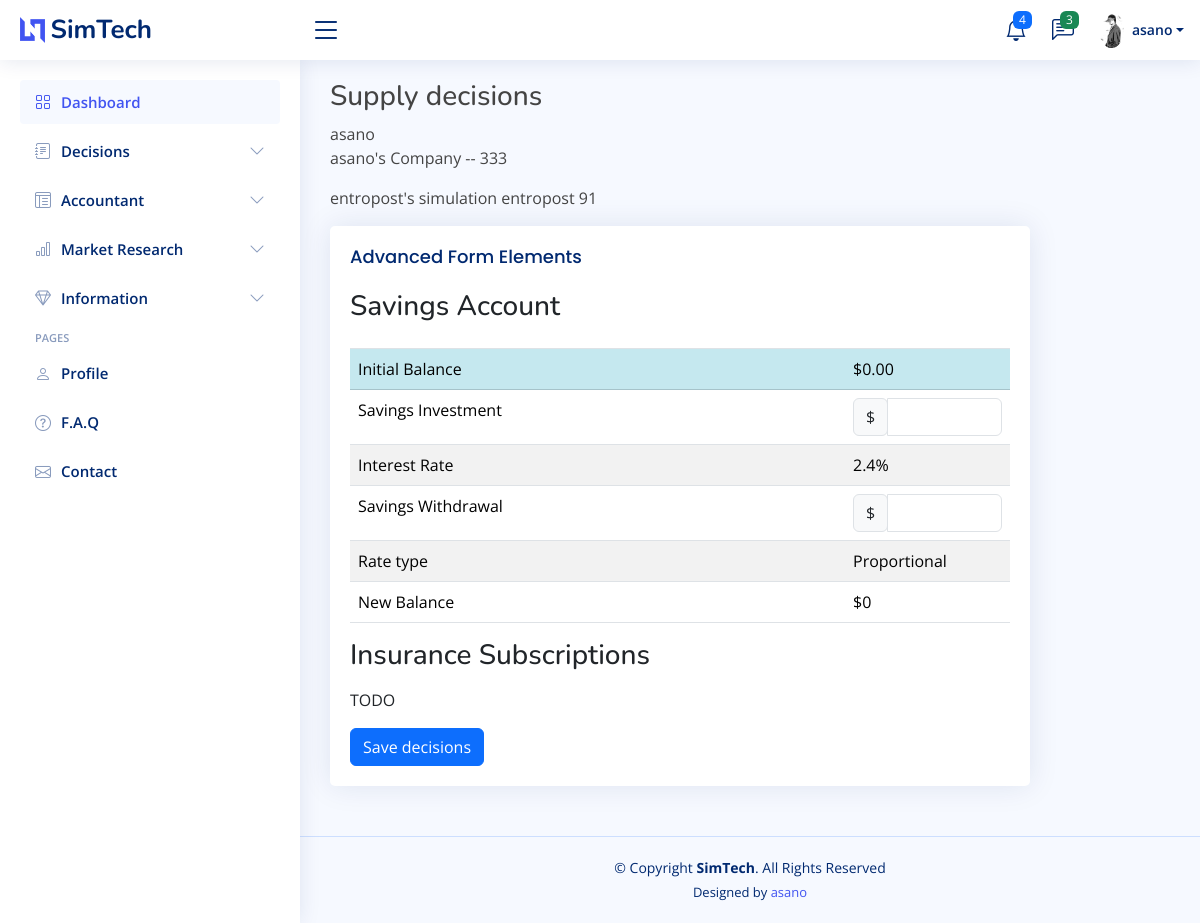
Page /play/session/3/decisions/adminFin (signed in) on the committed database.
### simGame/models.py (models this page shows)
class Company(models.Model):
    simgame = models.ForeignKey(simGame, on_delete = models.RESTRICT)
    owner = models.ForeignKey(User, on_delete = models.RESTRICT, null = True)
    month = models.IntegerField()
    name = models.CharField(max_length=100)
    priceP1 = models.DecimalField(max_digits=8, decimal_places=2, null = True, blank = True)
    priceP2 = models.DecimalField(max_digits=8, decimal_places=2, null = True, blank = True)
    priceP3 = models.DecimalField(max_digits=8, decimal_places=2, null = True, blank = True)
    pubBrand = models.DecimalField(max_digits=8, decimal_places=2, null = True, blank = True)
    pubP1 = models.DecimalField(max_digits=8, decimal_places=2, null = True, blank = True)
    pubP2 = models.DecimalField(max_digits=8, decimal_places=2, null = True, blank = True)
    pubP3 = models.DecimalField(max_digits=8, decimal_places=2, null = True, blank = True)
    payDelP1 = models.IntegerField(null = True, blank = True)
    payDelP2 = models.IntegerField(null = True, blank = True)
    payDelP3 = models.IntegerField(null = True, blank = True)
    prodOrderP1 = models.IntegerField(null = True, blank = True)
    prodOrderP2 = models.IntegerField(null = True, blank = True)
    prodOrderP3 = models.IntegerField(null = True, blank = True)
    acqMoul = models.IntegerField(null = True, blank = True)
    acqFin = models.IntegerField(null = True, blank = True)
    cesMoul = models.IntegerField(null = True, blank = True)
    cesFin = models.IntegerField(null = True, blank = True)
    newLeasingMoul = models.IntegerField(null = True, blank = True)
    newLeasingFin = models.IntegerField(null = True, blank = True)
    comWood1 = models.DecimalField(max_digits=8, decimal_places=2, null = True, blank = True)
    comWood2 = models.DecimalField(max_digits=8, decimal_places=2, null = True, blank = True)
    comWood3 = models.DecimalField(max_digits=8, decimal_places=2, null = True, blank = True)
    comPlastic1 = models.DecimalField(max_digits=8, decimal_places=2, null = True, blank = True)
    comPlastic2 = models.DecimalField(max_digits=8, decimal_places=2, null = True, blank = True)
    comPlastic3 = models.DecimalField(max_digits=8, decimal_places=2, null = True, blank = True)
    commercialRepHirings = models.IntegerField(null = True, blank = True)
    commercialRepDismissals = models.IntegerField(null = True, blank = True)
    commercialRepBaseSalary = models.DecimalField(max_digits=8, decimal_places=2, null = True, blank = True)
    commercialRepCommisions = models.DecimalField(max_digits=4, decimal_places=2, null = True, blank = True)
    productionDirHirings = models.IntegerField(null = True, blank = True)
    productionDirDismissals = models.IntegerField(null = True, blank = True)
    productionDirBaseSalary = models.DecimalField(max_digits=8, decimal_places=2, null = True, blank = True)
    productionExecHirings = models.IntegerField(null = True, blank = True)
    productionExecDismissals = models.IntegerField(null = True, blank = True)
    productionExecBaseSalary = models.DecimalField(max_digits=8, decimal_places=2, null = True, blank = True)
    productionEmpHirings = models.IntegerField(null = True, blank = True)
    productionEmpDismissals = models.IntegerField(null = True, blank = True)
    productionEmpBaseSalary = models.DecimalField(max_digits=8, decimal_places=2, null = True, blank = True)
    supplyDirHirings = models.IntegerField(null = True, blank = True)
    supplyDirDismissals = models.IntegerField(null = True, blank = True)
    supplyDirBaseSalary = models.DecimalField(max_digits=8, decimal_places=2, null = True, blank = True)
    supplyExecHirings = models.IntegerField(null = True, blank = True)
    supplyExecDismissals = models.IntegerField(null = True, blank = True)
    supplyExecBaseSalary = models.DecimalField(max_digits=8, decimal_places=2, null = True, blank = True)
    supplyEmpHirings = models.IntegerField(null = True, blank = True)
    supplyEmpDismissals = models.IntegerField(null = True, blank = True)
    supplyEmpBaseSalary = models.DecimalField(max_digits=8, decimal_places=2, null = True, blank = True)
    administrationDirHirings = models.IntegerField(null = True, blank = True)
    administrationDirDismissals = models.IntegerField(null = True, blank = True)
    administrationDirBaseSalary = models.DecimalField(max_digits=8, decimal_places=2, null = True, blank = True)
    administrationExecHirings = models.IntegerField(null = True, blank = True)
    administrationExecDimissals = models.IntegerField(null = True, blank = True)
    administrationExecBaseSalary = models.IntegerField(null = True, blank = True)
    administrationEmpHirings = models.IntegerField(null = True, blank = True)
    administrationEmpDismissals = models.IntegerField(null = True, blank = True)
    administrationEmpBaseSalary = models.DecimalField(max_digits=8, decimal_places=2, null = True, blank = True)
    savingsInvestment = models.DecimalField(max_digits=10, decimal_places=2, null = True, blank = True)
    savingsWithdrawal = models.DecimalField(max_digits=10, decimal_places=2, null = True, blank = True)
    insuranceSubscription = models.BooleanField(null = True, blank = True)
    scoreQAP1 = models.DecimalField(max_digits=5, decimal_places=2, null = True, blank = True)
    scoreQAP2 = models.DecimalField(max_digits=5, decimal_places=2, null = True, blank = True)
    scoreQAP3 = models.DecimalField(max_digits=5, decimal_places=2, null = True, blank = True)
    scoreQPP1 = models.DecimalField(max_digits=5, decimal_places=2, null = True, blank = True)
    scoreQPP2 = models.DecimalField(max_digits=5, decimal_places=2, null = True, blank = True)
    scoreQPP3 = models.DecimalField(max_digits=5, decimal_places=2, null = True, blank = True)
    scoreSatP1 = models.DecimalField(max_digits=5, decimal_places=2, null = True, blank = True)
    scoreSatP2 = models.DecimalField(max_digits=5, decimal_places=2, null = True, blank = True)
    scoreSatP3 = models.DecimalField(max_digits=5, decimal_places=2, null = True, blank = True)
    scorePubBrandP1 = models.DecimalField(max_digits=5, decimal_places=2, null = True, blank = True)
    scorePubBrandP2 = models.DecimalField(max_digits=5, decimal_places=2, null = True, blank = True)
    scorePubBrandP3 = models.DecimalField(max_digits=5, decimal_places=2, null = True, blank = True)
    scorePubP1 = models.DecimalField(max_digits=5, decimal_places=2, null = True, blank = True)
    scorePubP2 = models.DecimalField(max_digits=5, decimal_places=2, null = True, blank = True)
    scorePubP3 = models.DecimalField(max_digits=5, decimal_places=2, null = True, blank = True)
    scorePayDelP1 = models.DecimalField(max_digits=5, decimal_places=2, null = True, blank = True)
    scorePayDelP2 = models.DecimalField(max_digits=5, decimal_places=2, null = True, blank = True)
    scorePayDelP3 = models.DecimalField(max_digits=5, decimal_places=2, null = True, blank = True)
    scoreSellingForceP1 = models.DecimalField(max_digits=5, decimal_places=2, null = True, blank = True)
    scoreSellingForceP2 = models.DecimalField(max_digits=5, decimal_places=2, null = True, blank = True)
    scoreSellingForceP3 = models.DecimalField(max_digits=5, decimal_places=2, null = True, blank = True)
    salesP1 = models.IntegerField(null = True, blank = True)
    salesP2 = models.IntegerField(null = True, blank = True)
    salesP3 =  models.IntegerField(null = True, blank = True)
    salesGlob = models.IntegerField(null = True, blank = True)
    revenueP1 = models.DecimalField(max_digits=12, decimal_places=2, null = True, blank = True)
    revenueP2 = models.DecimalField(max_digits=12, decimal_places=2, null = True, blank = True)
    revenueP3 = models.DecimalField(max_digits=12, decimal_places=2, null = True, blank = True)
    revenueGlob = models.DecimalField(max_digits=12, decimal_places=2, null = True, blank = True)
    decisionsSaved = models.BooleanField(default=False)
    is_simulated = models.BooleanField(default=False)
    created_at = models.DateTimeField(auto_now_add=True)
    updated_at = models.DateTimeField(auto_now=True)
    revenueVariations = models.DecimalField(max_digits=5, decimal_places=2, null=True, blank=True)
    salesVariations = models.DecimalField(max_digits=5, decimal_places=2, null=True, blank=True)
    marketPartP1 = models.DecimalField(max_digits=5, decimal_places=2, null=True, blank=True)
    marketPartP2 = models.DecimalField(max_digits=5, decimal_places=2, null=True, blank=True)
    marketPartP3 = models.DecimalField(max_digits=5, decimal_places=2, null=True, blank=True)
    marketPartGlob = models.DecimalField(max_digits=5, decimal_places=2, null=True, blank=True)
    marketPartVar = models.DecimalField(max_digits=5, decimal_places=2, null=True, blank=True)
    intangibleAssets = models.DecimalField(max_digits=12, decimal_places=2, null=True, blank=True)
    land = models.DecimalField(max_digits=12, decimal_places=2, null=True, blank=True)
    constructions = models.DecimalField(max_digits=12, decimal_places=2, null=True, blank=True)
    machines = models.DecimalField(max_digits=12, decimal_places=2, null=True, blank=True)
    rawMaterials = models.DecimalField(max_digits=12, decimal_places=2, null=True, blank=True)
    finishedProducts = models.DecimalField(max_digits=12, decimal_places=2, null=True, blank=True)
    accountsReceivable = models.DecimalField(max_digits=12, decimal_places=2, null=True, blank=True)
    defferedTaxAssets = models.DecimalField(max_digits=12, decimal_places=2, null=True, blank=True)
    taxDeposit = models.DecimalField(max_digits=12, decimal_places=2, null=True, blank=True)
    savingsAccount = models.DecimalField(max_digits=12, decimal_places=2, null=True, blank=True)
    cash = models.DecimalField(max_digits=12, decimal_places=2, null=True, blank=True)
    capital = models.DecimalField(max_digits=12, decimal_places=2, null=True, blank=True)
    legalReserves = models.DecimalField(max_digits=12, decimal_places=2, null=True, blank=True)
    optionalReserves = models.DecimalField(max_digits=12, decimal_places=2, null=True, blank=True)
    retainedEarnings = models.DecimalField(max_digits=12, decimal_places=2, null=True, blank=True)
    riskProvisons = models.DecimalField(max_digits=12, decimal_places=2, null=True, blank=True)
    loans = models.DecimalField(max_digits=12, decimal_places=2, null=True, blank=True)
    accountsPayable = models.DecimalField(max_digits=12, decimal_places=2, null=True, blank=True)
    defferedTaxLiabilities = models.DecimalField(max_digits=12, decimal_places=2, null=True, blank=True)
    incomeTaxLiabilities = models.DecimalField(max_digits=12, decimal_places=2, null=True, blank=True)
    otherLiabilities = models.DecimalField(max_digits=12, decimal_places=2, null=True, blank=True)

class simGame(models.Model):
    name = models.CharField(max_length=100)
    host = models.ForeignKey(User, on_delete = models.RESTRICT, null = True)
    status = models.CharField(max_length=10)
    scenario = models.CharField(max_length=15)
    month = models.IntegerField(null = True)
    maxCompanies = models.IntegerField(null = True)
    duration = models.IntegerField(null = True)
    created_at = models.DateTimeField(auto_now_add=True)
    updated_at = models.DateTimeField(auto_now=True)

### simGame/views.py (the view, shortened to what this page needs)
# urls.py: path("play/session/<int:pk>/decisions/adminFin", views.adminFinDecisions, name='adminfin-decisions'),
@login_required(login_url='login')
def adminFinDecisions(request, pk):
    user = request.user
    game = simGame.objects.get(pk=pk)
    company = Company.objects.filter(simgame=game, owner=user, month=game.month)[0]
    candidates = Company.objects.filter(simgame=game)
    flag = request.user not in [candidate.owner for candidate in candidates]
    context = {'user':user, 'game':game, 'company':company}
    if flag:
        pass
    context = {'user':user, 'game':game, 'company':company}
    return render(request, "adminfin-decisions.html", context)

### simGame/templates/adminfin-decisions.html (shortened to what this page needs)
{% extends 'index.html' %}
{% block content %}
<main id="main" class="main">
<h3>Supply decisions</h3>
{{user.username}}
<p>{{company.name}} -- {{company.id}}</p>
<p>{{game.name}} {{game.host}} {{game.month}}</p>
<div>
    <div class="col-lg-10">
        <div class="card">
          <div class="card-body">
            <h5 class="card-title">Advanced Form Elements</h5>
    <form method="POST" action="">
        <h3>Savings Account</h3>
        <table class="table table-striped ">
            <thead>
              <tr >
                <th  scope="col"></th>
                <th scope="col"></th>
              </tr>
            </thead>
            <tbody>
                <tr class="table-info">
                  <td>Initial Balance</td>
                  <td>$0.00</td>
                </tr>
                <tr>
                    <td>Savings Investment</td>
                    <td class="col-3">
                        <div class="input-group col-sm-6">
                            <div class="input-group-prepend"><span class="input-group-text">$</span></div>
                            <input type="number" step="any" min="0" name="savings-investment" class="form-control" aria-label="Amount (to the nearest dollar)" value="{{company.savingsInvestment}}">
                          </div>
                    </td>
                </tr>
                <tr>
                    <td>Interest Rate</td>
                    <td>2.4%</td>
                </tr>
                <tr>
                    <td>Savings Withdrawal</td>
                    <td class="col-3">
                        <div class="input-group col-sm-6">
                            <div class="input-group-prepend"><span class="input-group-text">$</span></div>
                            <input type="number" step="any" min="0" name="savings-withdrawal" class="form-control" aria-label="Amount (to the nearest dollar)" value="{{company.savingsWithdrawal}}">
                          </div>
                    </td>
                </tr>
                <tr>
                    <td>Rate type</td>
                    <td>Proportional</td>
                </tr>
                <tr>
                    <td>New Balance</td>
                    <td>$0</td>
                </tr>
            </tbody>
        </table>
        <h3>Insurance Subscriptions</h3>
        <p>
            <p>TODO</p>
        <input class="btn btn-primary" type="submit" value="Save decisions" />
        </div>
    </div>
    </div>
</div>
</main>
{% endblock content %}

### simGame/templates/navbar.html (shortened to what this page needs)
{% load static %}
  <header id="header" class="header fixed-top d-flex align-items-center">
    <div class="d-flex align-items-center justify-content-between">
      <a href="index.html" class="logo d-flex align-items-center">
        <img src="{% static 'assets/img/logo.png' %}" alt="">
        <span class="d-none d-lg-block">SimTech</span>
      </a>
      <i class="bi bi-list toggle-sidebar-btn"></i>
    </div>
    <nav class="header-nav ms-auto">
      <ul class="d-flex align-items-center">
        <li class="nav-item dropdown">
          <a class="nav-link nav-icon" href="#" data-bs-toggle="dropdown">
            <i class="bi bi-bell"></i>
            <span class="badge bg-primary badge-number">4</span>
          </a>
        </li>
        <li class="nav-item dropdown">
          <a class="nav-link nav-icon" href="#" data-bs-toggle="dropdown">
            <i class="bi bi-chat-left-text"></i>
            <span class="badge bg-success badge-number">3</span>
          </a>
        </li>
        <li class="nav-item dropdown pe-3">
          <a class="nav-link nav-profile d-flex align-items-center pe-0" href="#" data-bs-toggle="dropdown">
            <img src="{% static 'assets/img/profile-img.jpg' %}" alt="Profile" class="rounded-circle">
            {% if request.user.is_authenticated %}
            <span class="d-none d-md-block dropdown-toggle ps-2">{{request.user.username}}</span>
            {% else %}
            <p>Login</p>
            {% endif %}
          </a>
        </li>
      </ul>
    </nav>
  </header>

### rows in the picture
Company: name "asano's Company", id "333"
simGame: name "entropost's simulation", host "entropost", month "91"

### other values in the picture
{{ request.user.username }} "asano"
{{ user.username }} "asano"
